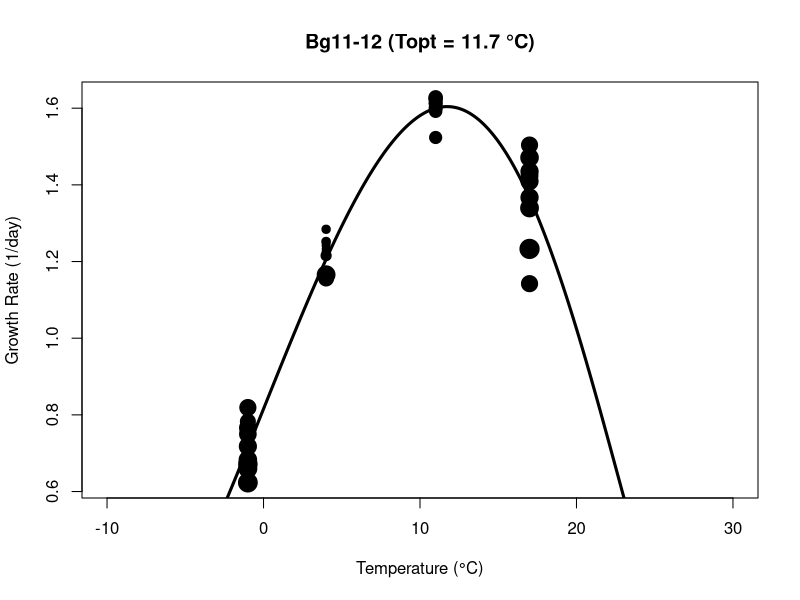
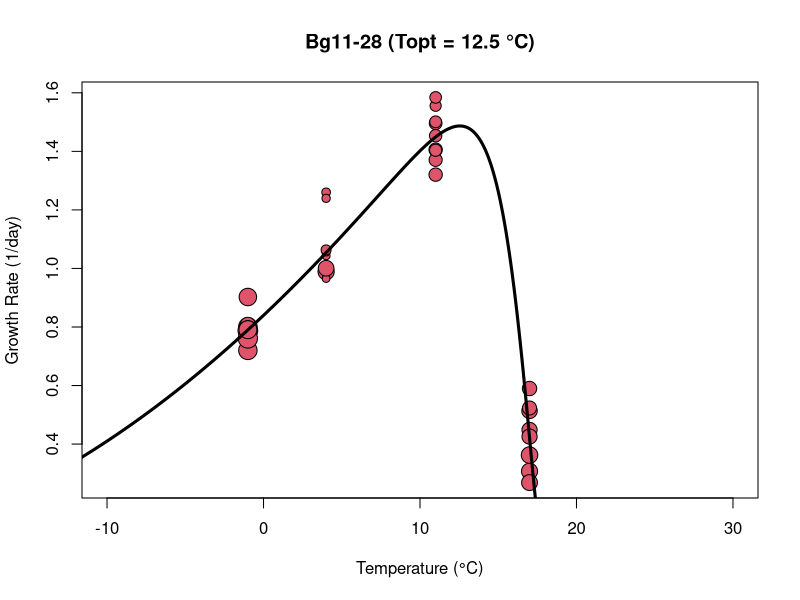
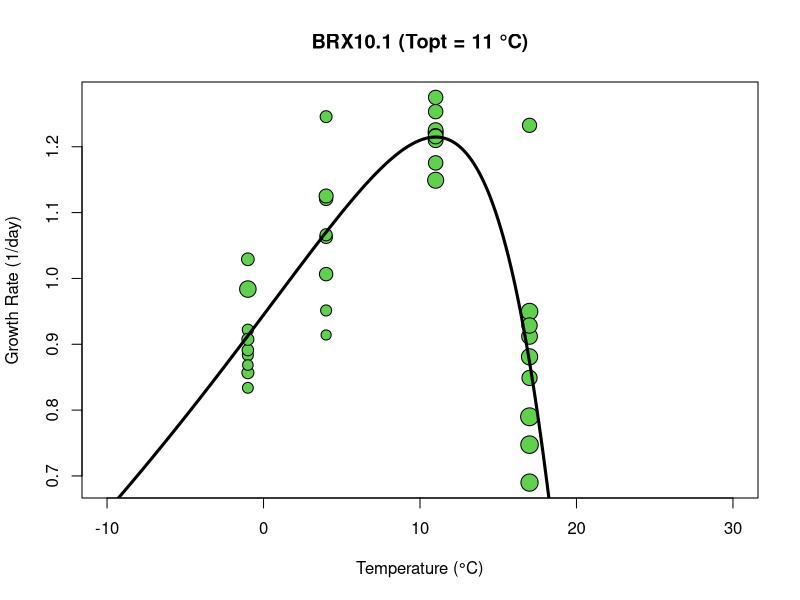
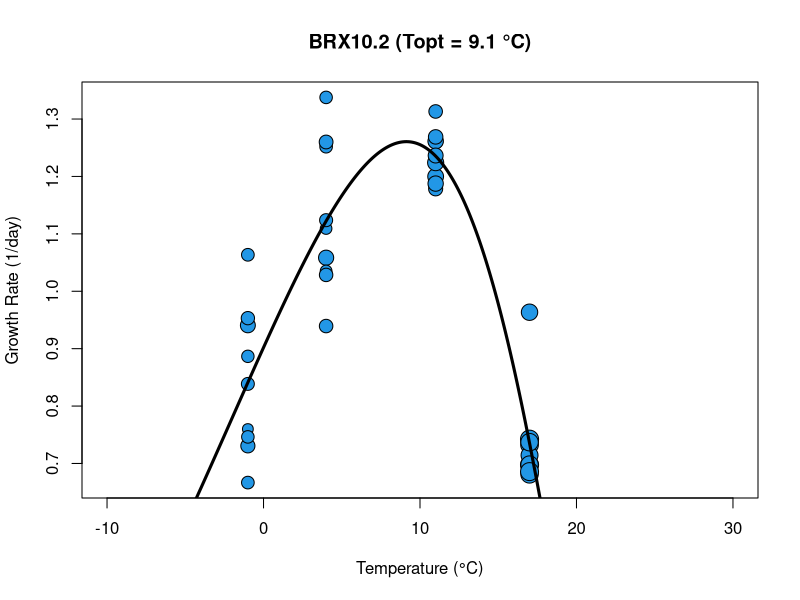
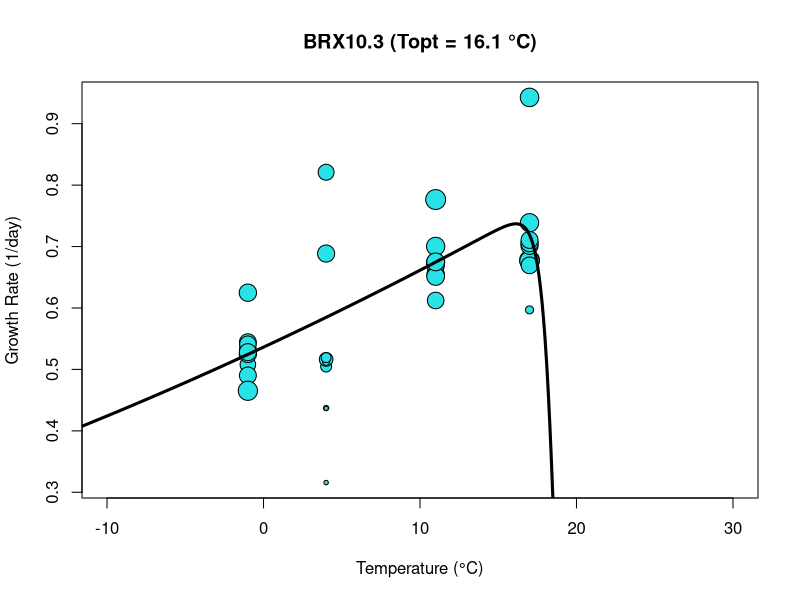
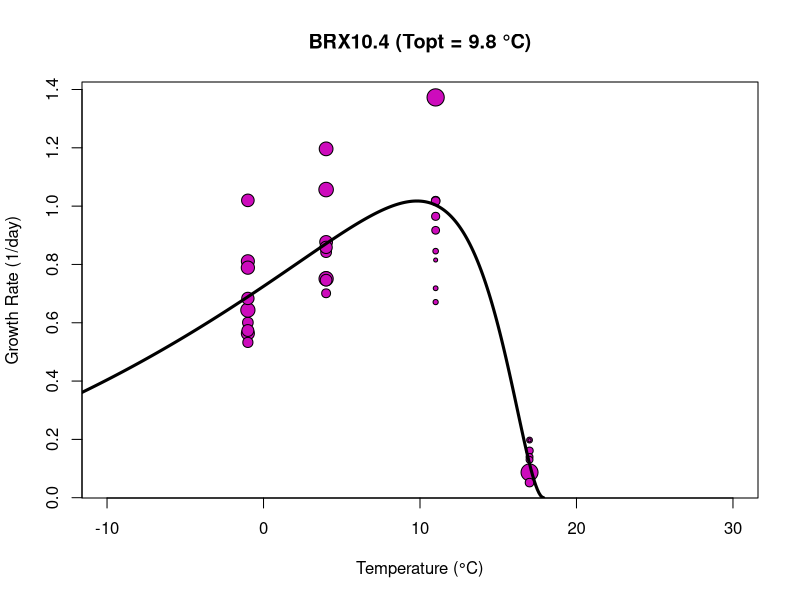
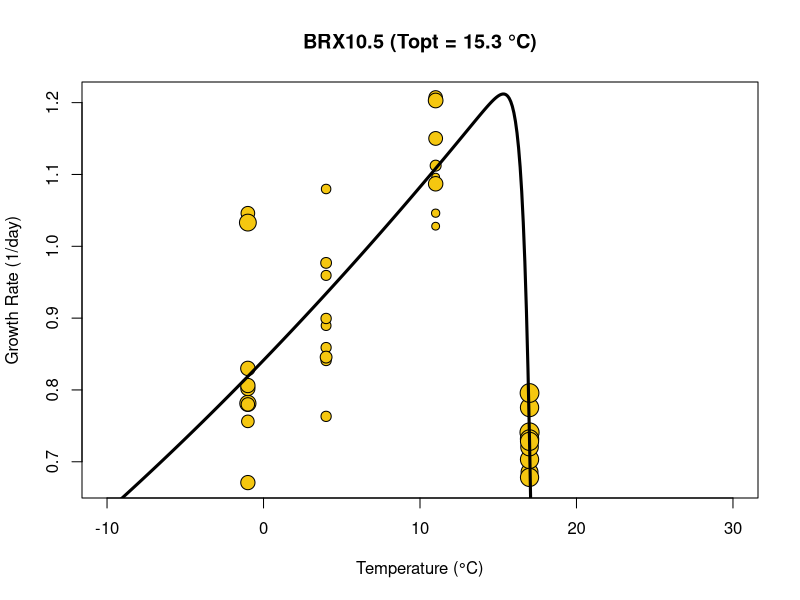
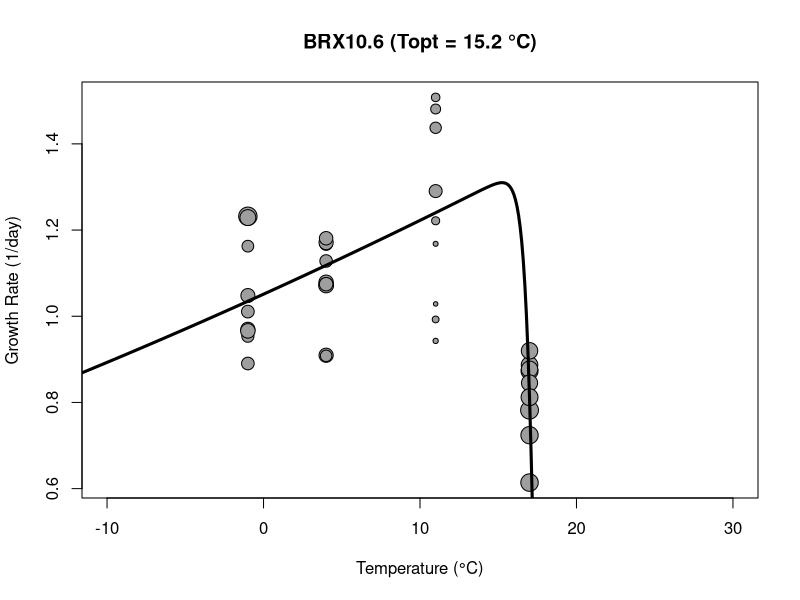

Write the R code that produced these figures, in order.
# use Ratkowksy 1983 model to predict optimal growth temperatures

library(minpack.lm)

# read in data
grd = read.table("growthrates.tsv",sep="\t")

biospec = read.csv("pone.0153343.s004.csv")
biospec$rate.per.day = 1440*biospec$rate.per.minute

genome.list = as.character(unique(biospec$binomial.name[grepl("Colwellia",biospec$binomial.name)]))

biogrd = biospec[biospec$binomial.name %in% genome.list,]
biogrd = data.frame("strain"=biogrd$binomial.name,
                    "replicate"="OD1",
                    "temp"=biogrd$T.C,
                    "mumax"=biogrd$rate.per.day,
                    "r2"=0.99)

grd = rbind(grd,biogrd)

colnames(grd) = c("strain","rep","temp","rate","r2")
grd$temp = as.numeric(as.character(grd$temp)) + 273 #calculate Kelvin temperature
grd$sqrate = sqrt(grd$rate) #Ratkowsky uses square root of rate
grd = na.omit(grd)
grd$sqperday = sqrt(grd$rate*24) #convert to 1/day from 1/hour
grd$weights = -1*log10(1-grd$r2) #calculate weights based on R^2 values


# rT = (cc * (T - T1)(1 - exp( k * (T - T2))))^2
# Ratkowsky et al. 1983 https://www.ncbi.nlm.nih.gov/pmc/articles/PMC217594
# rT is the growth rate
# T the temperature in Kelvin
# T1 and T2 the minimum and maximum temperatures at which rate of growth is zero
# sqrtcc) * k1 is the slope of the regression 
# k is a constant

rat83 = function(x, cc, T1, k, T2) {
  rT = cc * (x - T1) * (1 - exp(k * (x - T2)))
  return(rT)
}

rat82a = function(x, b, T0) {
  r = b*(x - T0)
}


pdf(file="ratkowsky83_fits.pdf", width=5,height=5)

# average values from a previous run to use as initial values when needed
init.avg = list("b.est"=0.01111670, "Tmin.est"=182.30633469, "c.est"=0.05744382, "Tmax.est"=323.47254692)

# new fits will go here
init.save = matrix(NA,nrow=length(unique(grd$strain)), ncol=5)

for(i in 1:length(unique(grd$strain))) {

  #initialize
  rt = NULL
  topt = NA
  
  strn = sort(unique(grd$strain))[i]
  print(as.character(strn))
  
  #subset data
  sgrd = grd[grd$strain == strn,c("temp","sqperday","weights")]
  sgrd = rbind(sgrd,aggregate(sgrd,by = list(sgrd$temp), FUN=mean)[,c("temp","sqperday","weights")])
  mintemp = sort(unique(sgrd$temp))[1]
  midtemp = sort(unique(sgrd$temp))[3]
  maxtemp = max(grd$temp)

  #estimate parameters before fitting, using directions in Ratkowsky 1983
  Tmin.est = (sgrd$sqperday[sgrd$temp == midtemp] * sgrd$temp[sgrd$temp == mintemp] - 
              sgrd$sqperday[sgrd$temp == mintemp] * sgrd$temp[sgrd$temp == midtemp])/
              (sgrd$sqperday[sgrd$temp == midtemp] - sgrd$sqperday[sgrd$temp == mintemp])
  
  b.est = (sgrd$sqperday[sgrd$temp == mintemp] - sgrd$sqperday[sgrd$temp == midtemp])/
          (mintemp - midtemp)
  
  lhs1 = log(1 - sgrd$sqperday[sgrd$temp == mintemp]/(b.est * (maxtemp - Tmin.est)))
  lhs2 = log(1 - sgrd$sqperday[sgrd$temp == mintemp]/(b.est * (midtemp - Tmin.est)))

  Tmax.est = (lhs1*midtemp - lhs2*maxtemp)/(lhs1-lhs2)
  
  c.est = (lhs1 - lhs2)/(maxtemp - midtemp)

  Tmin.est = median(Tmin.est[Tmin.est > 0 & Tmin.est < mintemp & !is.nan(Tmin.est)])
  if(is.na(Tmin.est)) Tmin.est = 250
  b.est = median(b.est[b.est > 0 & !is.nan(b.est)])
  Tmax.est = median(Tmax.est[Tmax.est>0 & !is.nan(Tmax.est)])
  c.est = median(c.est[c.est>0 & !is.nan(c.est)])
  
  # plot rates
  plot(sgrd$temp - 273,sgrd$sqperday^2, pch=21, col="black", bg=i,
       xlim=c(-10,30), 
       # ylim=c(0,1.8),
       xlab = "Temperature (°C)", ylab = "Growth Rate (1/day)",
       cex = sgrd$weights)
  
  # do fitting using nonlinear weighted least squares
  # first try using calculated starting values
  try({
  rt = nlsLM(sqperday ~ b * (temp - Tmin) * (1 - exp(cc * (temp - Tmax))),
                       data = sgrd,
                       weights = sgrd$weights,
                       start = list(b = b.est, Tmin = Tmin.est, cc = c.est, Tmax = Tmax.est),
                       algorithm = "port", trace = FALSE, control = list(maxiter=1000, tol=1e-6, minFactor=1e-5, printEval = TRUE, warnOnly = TRUE))
  }, silent=TRUE,)

  try({
    # if that fails, try using previous good estimates as starting values  
    if(is.null(rt)) {
    rt = nlsLM(sqperday ~ b * (temp - Tmin) * (1 - exp(cc * (temp - Tmax))),
               data = sgrd,
               weights = sgrd$weights,
               start = list(b = init.avg$b.est, Tmin = init.avg$Tmin.est, cc = init.avg$c.est, Tmax = init.avg$Tmax.est),
               algorithm = "port", trace = FALSE, control = list(maxiter=1000, tol=1e-6, minFactor=1e-5, printEval = TRUE, warnOnly = TRUE))
    
  }

  # finish plotting
  rtco = as.data.frame(t(coef(rt)))
  
  xs = seq(0,1000,0.1)
  rt.fit = rat83(xs, rtco$b, rtco$Tmin, rtco$cc, rtco$Tmax)
  rt.fit[rt.fit < 0] = NA

  xs = xs - 273
  
  points(xs, rt.fit^2, type="l", col="black",lwd=3)
  
  topt = round(xs[which.max(rt.fit)],2)
  

  }, silent=TRUE)
  
  # save fitted parameters
  init.save[i,] = c(b.est, Tmin.est, c.est, Tmax.est, topt)
  
  # add title to plot (keep outside of try{})
  title(paste0(strn," (Topt = ",topt," °C)"))
  
}

dev.off()

# output fitted parameters
rownames(init.save) = unique(grd$strain)
colnames(init.save) = c("b", "Tmin", "c", "Tmax", "topt")
write.table(x=init.save,file="rat83_params.tsv",sep="\t",quote=F)
